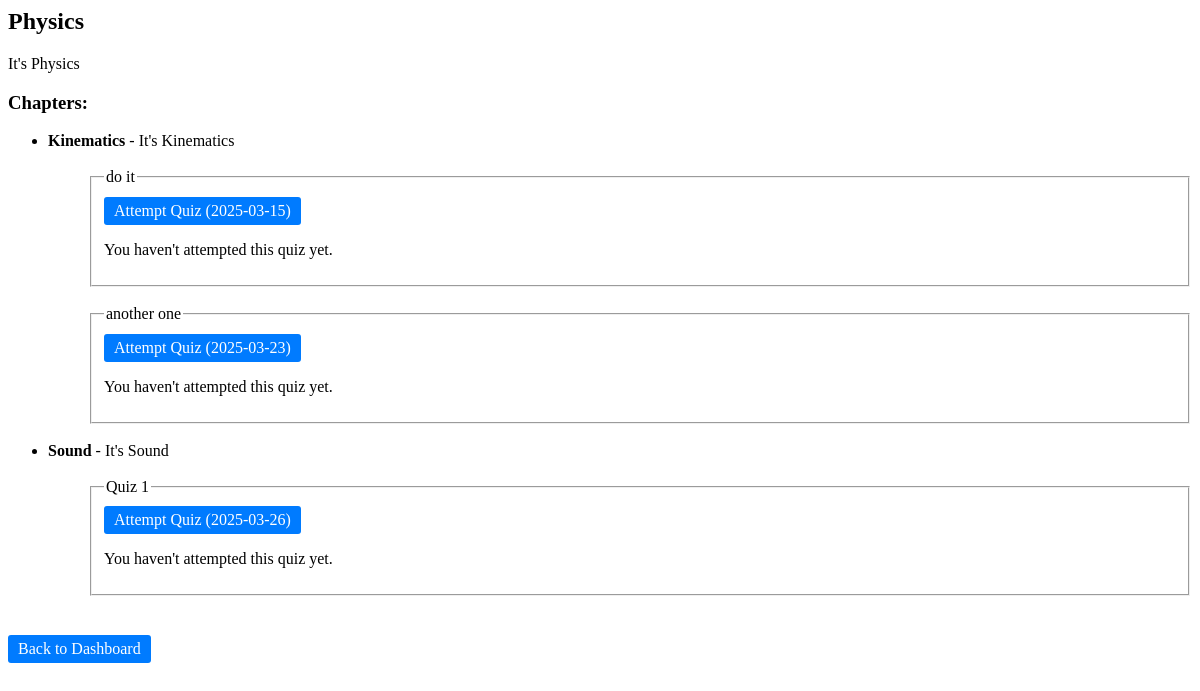
/view_quizzes/1 (signed in), run on an earlier commit of the app's database.
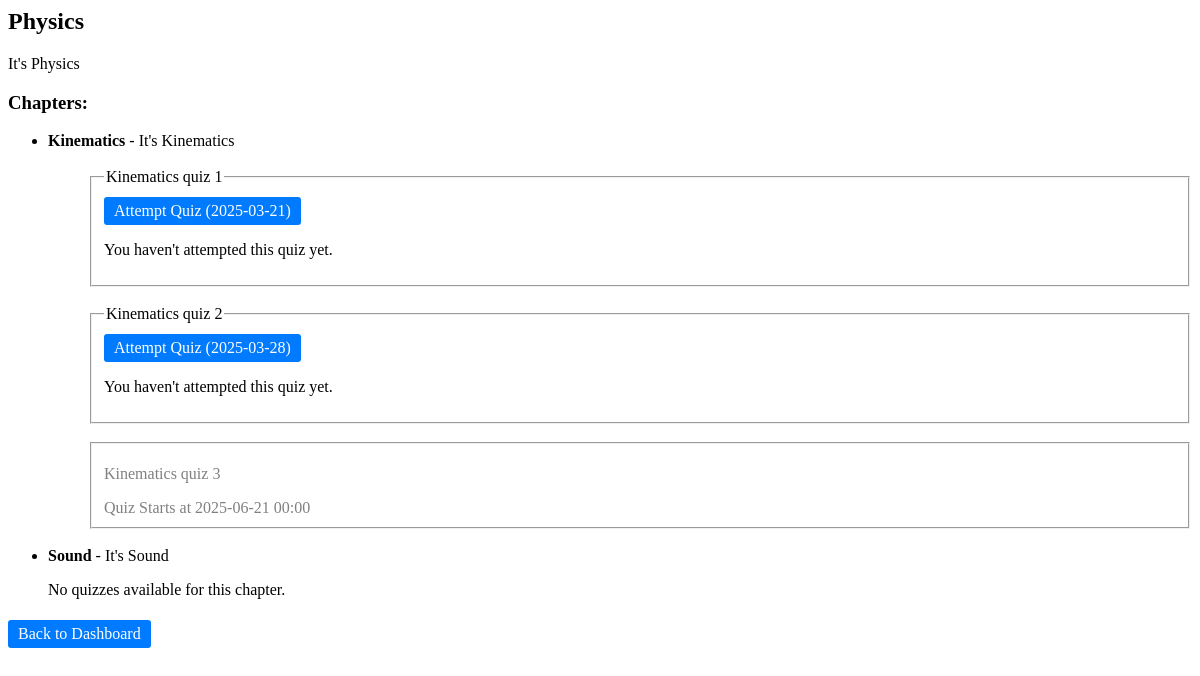
And on a later commit of the database.
### models/models.py (models this page shows)
class Chapter(db.Model):
    id = db.Column(db.Integer, primary_key=True)
    subject_id = db.Column(db.Integer, db.ForeignKey('subject.id'), nullable=False) # Link to subject
    name = db.Column(db.String(150), nullable=False)
    description = db.Column(db.Text, nullable=True)

class Quiz(db.Model):
    id = db.Column(db.Integer, primary_key=True)
    chapter_id = db.Column(db.Integer, db.ForeignKey('chapter.id'), nullable=False) # Link to Chapter
    date_of_quiz = db.Column(db.DateTime, nullable=False)
    remarks = db.Column(db.String(255), nullable=True)
    chapter = db.relationship('Chapter', backref=db.backref('quizzes', lazy=True))
    questions = db.relationship('Question', backref='quiz', lazy=True)

### app.py (the view)
@app.route("/view_quizzes/<int:subject_id>")
def view_quizzes(subject_id):
    if "user_id" not in session:
        return redirect(url_for("login"))
    user_id = session["user_id"]
    subject = Subject.query.get(subject_id)
    if not subject:
        return "Subject not found", 404
    chapters = Chapter.query.filter_by(subject_id=subject_id).all()
    quizzes_by_chapter = {} # Object to store individual quiz data
    now = datetime.now() # To know if quiz should be attemptable
    user_scores = {}  # Object to store user scores for each quiz
    for chapter in chapters:
        quizzes = Quiz.query.filter(
            Quiz.chapter_id == chapter.id,
        ).all()
        quizzes_by_chapter[chapter.id] = quizzes
        for quiz in quizzes:
            score_record = Score.query.filter_by(user_id=user_id, quiz_id=quiz.id).order_by(Score.time_stamp_of_attempt.desc()).first()
            user_scores[quiz.id] = score_record.total_scored if score_record else None # Object storing User scores for each quiz
    return render_template("view_quizzes.html", subject=subject, chapters=chapters, quizzes_by_chapter=quizzes_by_chapter, user_scores=user_scores,now=now)

### templates/view_quizzes.html (shortened to what this page needs)
<head>
    <link rel="stylesheet" href="{{ url_for('static', filename='styles.css') }}">
</head>
<body>
    <h2>{{ subject.name }}</h2>
    <p>{{ subject.description }}</p>
    <h3>Chapters:</h3>
    {% if chapters %}
        <ul>
            {% for chapter in chapters %}
                <li>
                    <strong>{{ chapter.name }}</strong> - {{ chapter.description }}
                    {% if quizzes_by_chapter[chapter.id] %}
                        <ul style="list-style-type: none;"><br>
                            {% for quiz in quizzes_by_chapter[chapter.id] %}
                            <li>
                                <fieldset>
                                {% if quiz.date_of_quiz <= now %}
                                    <legend> {{ quiz.remarks }}</legend>
                                    <a class="button" href="{{ url_for('attempt_quiz', quiz_id=quiz.id) }}">
                                        Attempt Quiz ({{ quiz.date_of_quiz.strftime('%Y-%m-%d') }})
                                    </a>
                                    {% if user_scores.get(quiz.id) is not none %}
                                        <p>Your Last Score: {{ user_scores[quiz.id] }} / {{ quiz.questions|length }}</p>
                                    {% else %}
                                        <p>You haven't attempted this quiz yet.</p>
                                    {% endif %}
                                {% else %}
                                    <span style="color: gray;">
                                        <p> {{ quiz.remarks }}</p>
                                        Quiz Starts at {{ quiz.date_of_quiz.strftime('%Y-%m-%d %H:%M') }}
                                    </span>
                                {% endif %}
                                </fieldset><br>
                            </li>
                            {% endfor %}
                        </ul>
                    {% else %}
                        <p>No quizzes available for this chapter.</p>
                    {% endif %}
                </li>
            {% endfor %}
        </ul>
    {% else %}
        <p>No chapters available for this subject.</p>
    {% endif %}
    <p><a class="button" href="{{ url_for('user_dashboard') }}">Back to Dashboard</a></p>
</body>

What changed in the data, as far as the page shows it:
removed Quiz: remarks "do it", date_of_quiz "2025-03-15", shows "You haven't attempted this quiz yet.", shown under Chapter "Kinematics"
removed Quiz: remarks "another one", date_of_quiz "2025-03-23", shows "You haven't attempted this quiz yet.", shown under Chapter "Kinematics"
removed Quiz: remarks "Quiz 1", date_of_quiz "2025-03-26", shows "You haven't attempted this quiz yet.", shown under Chapter "Sound"
added Quiz: remarks "Kinematics quiz 1", date_of_quiz "2025-03-21", shows "You haven't attempted this quiz yet.", shown under Chapter "Kinematics"
added Quiz: remarks "Kinematics quiz 2", date_of_quiz "2025-03-28", shows "You haven't attempted this quiz yet.", shown under Chapter "Kinematics"
added Quiz: remarks "Kinematics quiz 3", date_of_quiz "2025-06-21 00:00", shown under Chapter "Kinematics"
shown differently, row unchanged: Chapter "Sound": now shows "No quizzes available for this chapter."
